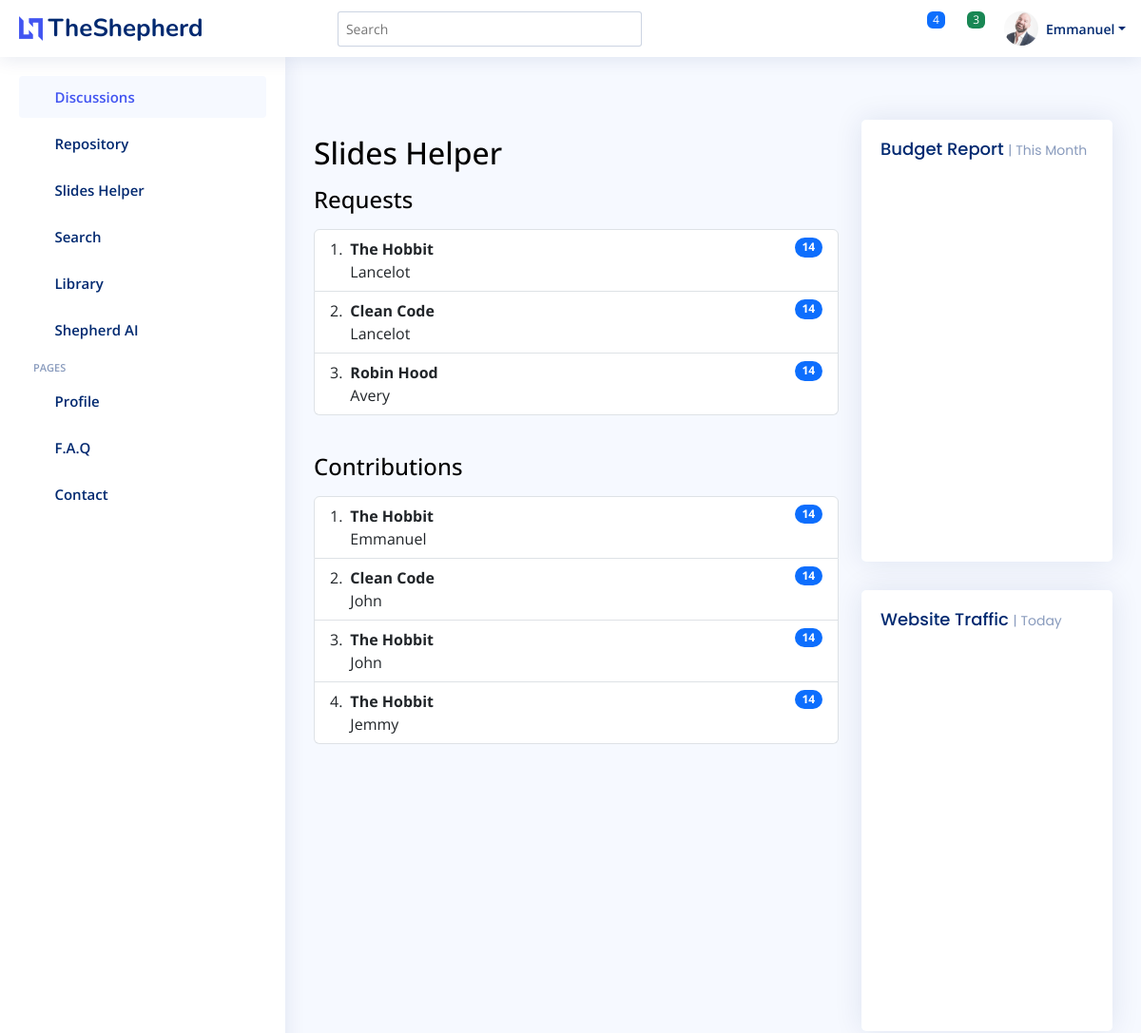
Page /sliders/ (signed in, upper part) on the earlier database version.
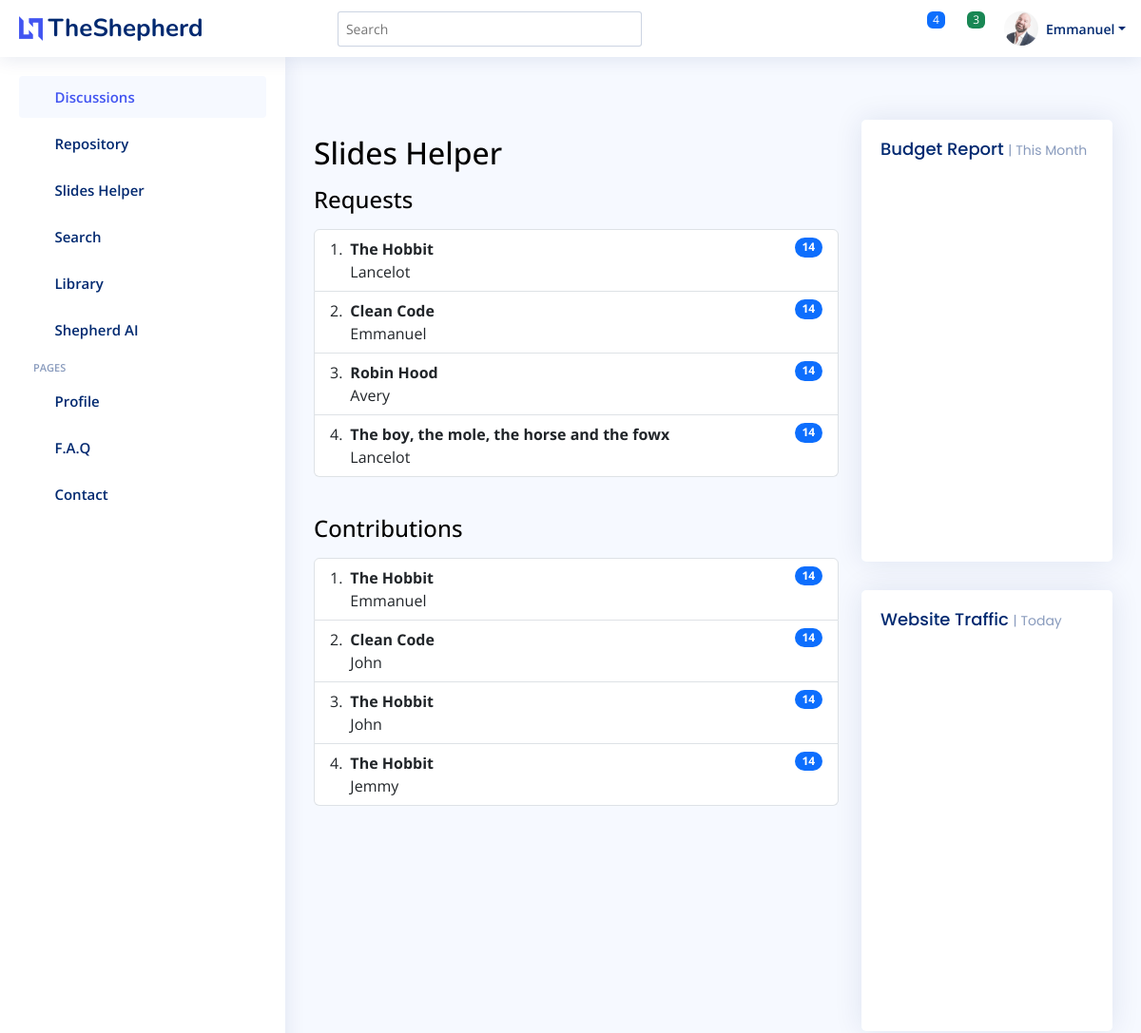
Same page on the later database version.
### sliders/models.py (models this page shows, shortened)
class Request(models.Model):
    requester = models.ForeignKey(User, on_delete=models.CASCADE)
    file_name = models.CharField(max_length=60)
    pub_date = models.DateTimeField(blank=False, default=now)

class Contribution(models.Model):
    contributor = models.ForeignKey(User, on_delete=models.CASCADE)
    request = models.ForeignKey(Request, on_delete=models.CASCADE)
    file = models.FileField()
    pub_date = models.DateTimeField(blank=False, default=now)

### sliders/views.py (the view)
# urls.py: path("", views.IndexView.as_view(), name="index"),
class IndexView(generic.ListView):
    template_name = "sliders/index.html"
    context_object_name = "sliders"
    model = File
    def get_queryset(self):
        return File.objects.all()
    def get_context_data(self, **kwargs: Any) -> Dict[str, Any]:
        context = super(IndexView, self).get_context_data(**kwargs)
        context['files'] = File.objects.all()
        context['student'] = Student.objects.filter(user=self.request.user)[0]
        context['requests'] = Request.objects.all()
        context['contributions'] = Contribution.objects.all()
        return context

### sliders/templates/sliders/index.html (shortened to what this page needs)
{% extends 'base.html' %}
{% load static %}
{% block content %}
<p><h2>Slides Helper</h2></p>
<p><h4>Requests</h4></p>
<div>
    <ol class="list-group list-group-numbered">
      {% for request in requests %}
      <li class="list-group-item d-flex justify-content-between align-items-start">
        <div class="ms-2 me-auto">
          <div class="fw-bold"><a href="{% url 'sliders:detail' request.id%}">{{ request.file_name }}</a></div>
          {{ request.requester.username }}
        </div>
        <span class="badge bg-primary rounded-pill">14</span>
      </li>
      {% endfor %}
      </ol>
</div>
<br>
<p><h4>Contributions</h4></p>
<div>
    <ol class="list-group list-group-numbered">
      {% for contribution in contributions %}
      <li class="list-group-item d-flex justify-content-between align-items-start">
        <div class="ms-2 me-auto">
          <div class="fw-bold">{{ contribution.request.file_name }}</div>
          {{ contribution.contributor.username }}
        </div>
        <span class="badge bg-primary rounded-pill">14</span>
      </li>
      {% endfor %}
      </ol>
</div>
{% endblock %}

Differences in the rows shown:
changed Request "Clean Code": requester.username "Lancelot" → "Emmanuel"
added Request: file_name "The boy, the mole, the horse and the fowx", requester.username "Lancelot"
